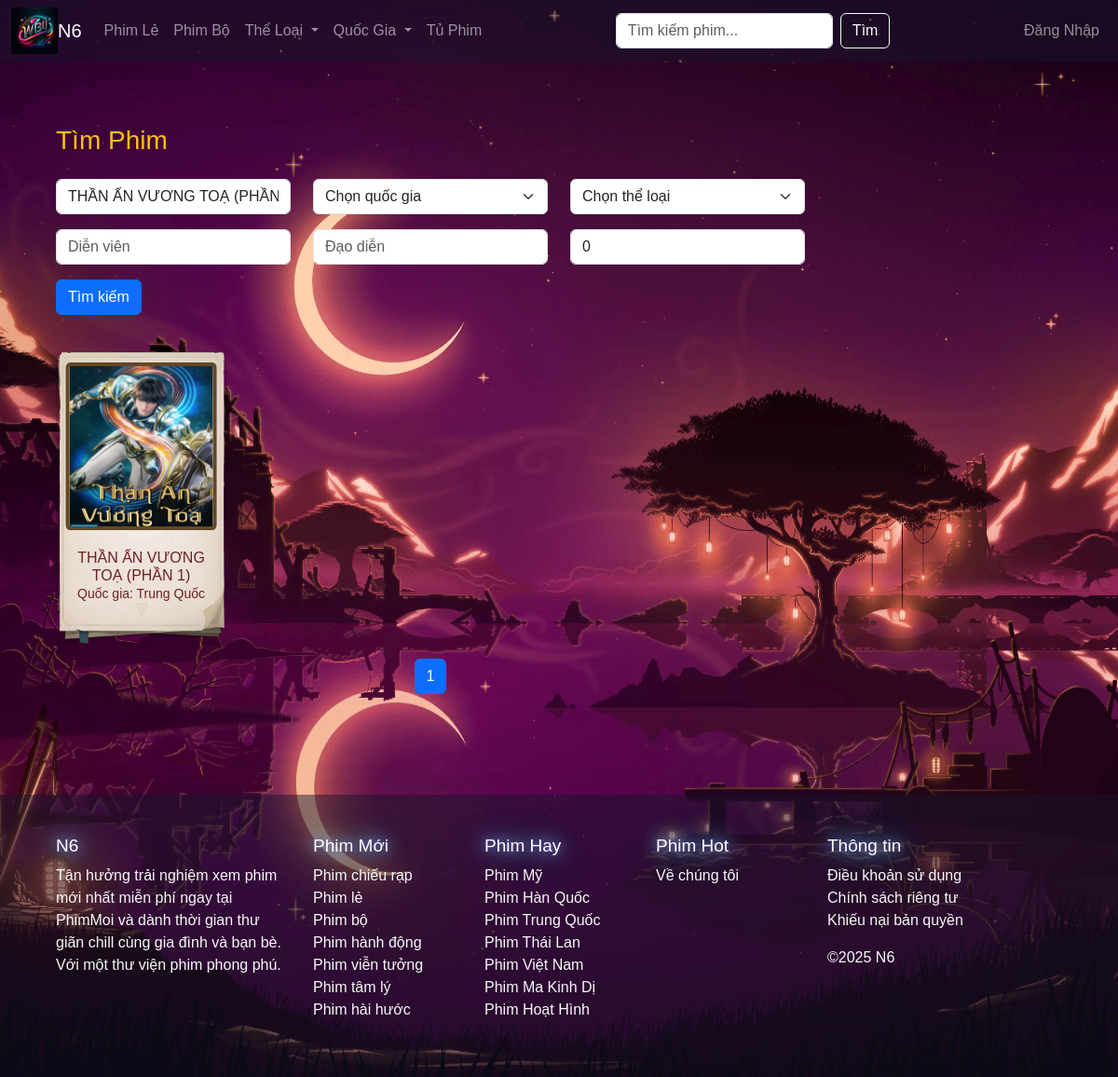
/timphim.php?title=THẦN ẤN VƯƠNG TOẠ (PHẦN 1), run on the app's committed database.
### tables this page shows
CREATE TABLE `movies` (
  `id` int(11) NOT NULL,
  `title` varchar(255) NOT NULL,
  `description` text DEFAULT NULL,
  `release_year` int(11) DEFAULT NULL,
  `director` varchar(100) DEFAULT NULL,
  `actors` text DEFAULT NULL,
  `genre` varchar(100) DEFAULT NULL,
  `rating` float DEFAULT 0,
  `trailer_url` varchar(255) DEFAULT NULL,
  `type` enum('series','movie') NOT NULL,
  `video_url` varchar(255) DEFAULT NULL,
  `image_url` varchar(255) DEFAULT NULL,
  `country_id` int(11) DEFAULT NULL,
  `total_views` int(255) NOT NULL,
  `money` int(99) NOT NULL
);

CREATE TABLE `countries` (
  `id` int(11) NOT NULL,
  `name` varchar(100) NOT NULL
);

### timphim.php (the view, shortened to what this page needs)
<?php
include_once 'dbconnect.php';
$moviesPerPage = 12;
$currentPage = isset($_GET['page']) ? (int)$_GET['page'] : 1;
$offset = ($currentPage - 1) * $moviesPerPage;
$searchTitle = isset($_GET['title']) ? mysqli_real_escape_string($conn, $_GET['title']) : '';
$searchCountry = isset($_GET['country']) ? (int)$_GET['country'] : 0;
$searchGenre = isset($_GET['genre']) ? (int)$_GET['genre'] : 0;
$searchActor = isset($_GET['actor']) ? mysqli_real_escape_string($conn, $_GET['actor']) : '';
$searchDirector = isset($_GET['director']) ? mysqli_real_escape_string($conn, $_GET['director']) : '';
$searchYear = isset($_GET['year']) ? (int)$_GET['year'] : 0;
$query = "SELECT m.id, m.title, m.description, m.release_year, m.director, m.actors, m.genre, m.rating, m.trailer_url, m.type, m.video_url, m.image_url, c.name AS country_name
          FROM movies m
          JOIN countries c ON m.country_id = c.id
          WHERE 1=1";
if ($searchTitle) {
    $query .= " AND m.title LIKE '%$searchTitle%'";
}
$query .= " LIMIT $offset, $moviesPerPage";
$result = mysqli_query($conn, $query);
$countQuery = "SELECT COUNT(*) AS total FROM movies m WHERE 1=1";
if ($searchTitle) {
    $countQuery .= " AND m.title LIKE '%$searchTitle%'";
}
$countResult = mysqli_query($conn, $countQuery);
$countRow = mysqli_fetch_assoc($countResult);
$totalMovies = $countRow['total'];
$totalPages = ceil($totalMovies / $moviesPerPage);
?>
<!DOCTYPE html>
<html lang="vi">
<head>
    <link href="https://cdn.jsdelivr.net/npm/bootstrap@5.3.0/dist/css/bootstrap.min.css" rel="stylesheet">
    <link rel="stylesheet" href="style.css">
    <link rel="stylesheet" href="styleimg.css">
</head>
<body>
    <?php include_once 'header.php'; ?>
    <div class="container my-5">
        <div class="row">
            <div class="col-lg-9">
                <div id="tim-phim" class="section">
                    <div class="d-flex justify-content-between align-items-center mb-3">
                        <h3 class="text-warning">Tìm Phim</h3>
                    </div>
                    <form method="GET" action="timphim.php" class="mb-4">
                        <div class="row">
                            <div class="col-md-4 mb-3">
                                <input type="text" name="title" class="form-control" placeholder="Tên phim" value="<?php echo htmlspecialchars($searchTitle); ?>">
                            </div>
                            <div class="col-md-4 mb-3">
                                <select name="country" class="form-select">
                                    <option value="">Chọn quốc gia</option>
                                </select>
                            </div>
                            <div class="col-md-4 mb-3">
                                <select name="genre" class="form-select">
                                    <option value="">Chọn thể loại</option>
                                </select>
                            </div>
                            <div class="col-md-4 mb-3">
                                <input type="text" name="actor" class="form-control" placeholder="Diễn viên" value="<?php echo htmlspecialchars($searchActor); ?>">
                            </div>
                            <div class="col-md-4 mb-3">
                                <input type="text" name="director" class="form-control" placeholder="Đạo diễn" value="<?php echo htmlspecialchars($searchDirector); ?>">
                            </div>
                            <div class="col-md-4 mb-3">
                                <input type="number" name="year" class="form-control" placeholder="Năm phát hành" value="<?php echo htmlspecialchars($searchYear); ?>">
                            </div>
                            <div class="col-12 mb-3">
                                <button type="submit" class="btn btn-primary">Tìm kiếm</button>
                            </div>
                        </div>
                    </form>
                    <div class="row">
                        <?php while ($movie = mysqli_fetch_assoc($result)) { ?>
                            <div class="col-md-3 col-sm-6 mb-3">
                                <div class="card">
                                    <a href="info.php?id=<?php echo $movie['id']; ?>">
                                        <img src="admin/view/img/<?php echo htmlspecialchars($movie['image_url']); ?>" class="card-img-top" alt="<?php echo htmlspecialchars($movie['title']); ?>">
                                    </a>
                                    <div class="card-body">
                                        <h5 class="card-title">
                                            <a href="info.php?id=<?php echo $movie['id']; ?>">
                                                <?php echo htmlspecialchars($movie['title']); ?>
                                            </a>
                                        </h5>
                                        <p class="card-text">
                                            Quốc gia: <?php echo htmlspecialchars($movie['country_name']); ?>
                                        </p>
                                    </div>
                                </div>
                            </div>
                        <?php } ?>
                    </div>
                    <nav aria-label="Page navigation example">
                        <ul class="pagination justify-content-center">
                            <?php
                            for ($i = 1; $i <= $totalPages; $i++) {
                                echo '<li class="page-item' . ($i == $currentPage ? ' active' : '') . '"><a class="page-link" href="?title=' . urlencode($searchTitle) . '&country=' . $searchCountry . '&genre=' . $searchGenre . '&actor=' . urlencode($searchActor) . '&director=' . urlencode($searchDirector) . '&year=' . $searchYear . '&page=' . $i . '">' . $i . '</a></li>';
                            }
                            ?>
                        </ul>
                    </nav>
                </div>
            </div>
        </div>
    </div>
<?php include_once 'footer.php'; ?>
</body>
</html>

### style.css (style rules this page uses)
body { margin: 0; padding: 0; color: white; font-family: 'fontGenshin', sans-serif; background: url('image/background.png'); background-size: cover; background-portion: center center; background-repeat: no-repeat; background-attachment: fixed!important; background-position: center!important; }
.container { width: 90%; margin: 0 auto; padding: 20px 0; }
.section { margin-bottom: 40px; }
.card { width: 100%; height: 100%; overflow: hidden; background-color: transparent; display: flex; flex-direction: column; justify-content: space-between; background-image: url('image/bg-fim.png'); background-size: 100% 101% !important; background-position: center; padding-bottom: 2rem !important; }
.card img { width: 100%; height: 200px; object-fit: cover; max-width: 90%; max-height: 90%; transform: translateY(10px) translateX(13px); border: 4px solid #634827; border-radius: 3%; position: relative; left: 50%; top: 50%; transform: translate(-50%, -50%); }
.card-body { padding: 10px; text-align: center; }
.card-title { font-size: 16px; margin: 0; color: #6e2020; }
.card-text { font-size: 14px; color: #6e2020; }
.d-flex { display: flex; align-items: center; }
a { color: #6e2020; text-decoration: none; }

### data on the page
movies: image_url (picture), title "THẦN ẤN VƯƠNG TOẠ (PHẦN 1)", country.name "Trung Quốc"
